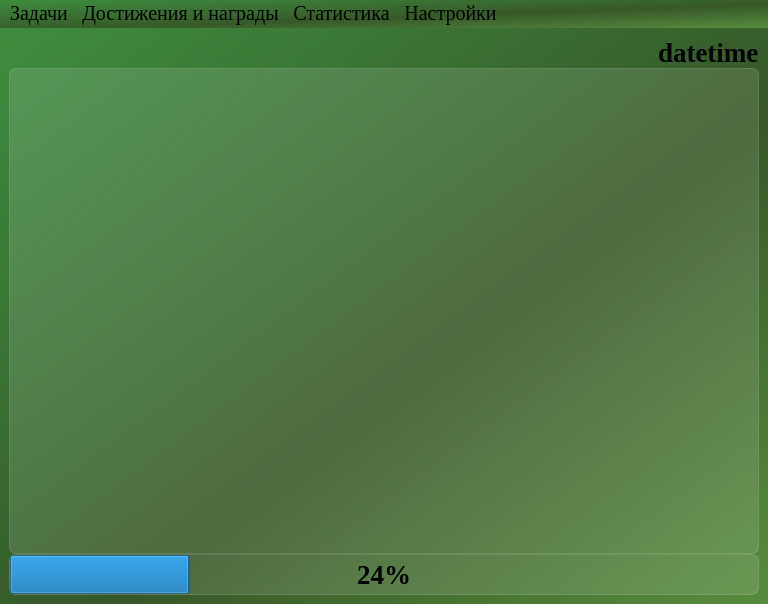
<?xml version="1.0" encoding="UTF-8"?>
<ui version="4.0">
 <class>MainWindow</class>
 <widget class="QMainWindow" name="MainWindow">
  <property name="geometry">
   <rect>
    <x>0</x>
    <y>0</y>
    <width>768</width>
    <height>604</height>
   </rect>
  </property>
  <property name="minimumSize">
   <size>
    <width>0</width>
    <height>0</height>
   </size>
  </property>
  <property name="maximumSize">
   <size>
    <width>16777215</width>
    <height>16777215</height>
   </size>
  </property>
  <property name="windowTitle">
   <string>TimeQuest</string>
  </property>
  <property name="styleSheet">
   <string notr="true">background-color: qlineargradient(spread:pad, x1:1, y1:1, x2:0, y2:0, stop:0 rgba(87, 140, 62, 255), stop:0.427447 rgba(54, 87, 39, 235), stop:1 rgba(62, 140, 63, 255));
font-family: Liberation Serif;</string>
  </property>
  <widget class="QWidget" name="centralwidget">
   <property name="maximumSize">
    <size>
     <width>16777215</width>
     <height>16777215</height>
    </size>
   </property>
   <layout class="QVBoxLayout" name="verticalLayout">
    <item>
     <layout class="QVBoxLayout" name="verticalLayout_main">
      <property name="spacing">
       <number>0</number>
      </property>
      <property name="sizeConstraint">
       <enum>QLayout::SetDefaultConstraint</enum>
      </property>
      <item>
       <layout class="QHBoxLayout" name="horizontalLayout_top" stretch="0,0,0">
        <property name="spacing">
         <number>0</number>
        </property>
        <property name="sizeConstraint">
         <enum>QLayout::SetDefaultConstraint</enum>
        </property>
        <property name="leftMargin">
         <number>0</number>
        </property>
        <item>
         <spacer name="horizontalSpacer">
          <property name="orientation">
           <enum>Qt::Horizontal</enum>
          </property>
          <property name="sizeHint" stdset="0">
           <size>
            <width>40</width>
            <height>20</height>
           </size>
          </property>
         </spacer>
        </item>
        <item>
         <widget class="QLabel" name="label_icon_datetime">
          <property name="maximumSize">
           <size>
            <width>23</width>
            <height>16777215</height>
           </size>
          </property>
          <property name="styleSheet">
           <string notr="true">font-weight: bold; 
font-size: 20pt;
background-color: none;
border: none;</string>
          </property>
          <property name="pixmap">
           <pixmap resource="../../res/icons/res-rc.qrc">:/icons/time.svg</pixmap>
          </property>
         </widget>
        </item>
        <item>
         <widget class="QLabel" name="label_datetime">
          <property name="maximumSize">
           <size>
            <width>200</width>
            <height>16777215</height>
           </size>
          </property>
          <property name="styleSheet">
           <string notr="true">font-weight: bold;
font-size: 20pt;
background-color: none;
border: none;</string>
          </property>
          <property name="text">
           <string>datetime</string>
          </property>
         </widget>
        </item>
       </layout>
      </item>
      <item>
       <layout class="QHBoxLayout" name="horizontalLayout_center">
        <item>
         <widget class="QListWidget" name="listWidget_tasks">
          <property name="styleSheet">
           <string notr="true">QListView {
font-weight: bold;
font-size: 20pt;
background-color: rgba(255, 255, 255, 30);
border: 1px solid rgba(255, 255, 255, 40);
border-radius: 7px;
}

QListView::item:selected {
border: none;
color: rgb(255, 255, 255);
background-color: rgba(255, 255, 255, 50);
}</string>
          </property>
          <property name="isWrapping" stdset="0">
           <bool>false</bool>
          </property>
          <property name="wordWrap">
           <bool>false</bool>
          </property>
         </widget>
        </item>
       </layout>
      </item>
      <item>
       <layout class="QHBoxLayout" name="horizontalLayout_down">
        <property name="spacing">
         <number>0</number>
        </property>
        <item>
         <widget class="QProgressBar" name="progressBar_done_tasks">
          <property name="minimumSize">
           <size>
            <width>0</width>
            <height>0</height>
           </size>
          </property>
          <property name="styleSheet">
           <string notr="true">background-color: rgba(255, 255, 255, 30);
border: 1px solid rgba(255, 255, 255, 40);
border-radius: 7px;
font-weight: bold;
font-size: 20pt;
text-align: center;</string>
          </property>
          <property name="value">
           <number>24</number>
          </property>
          <property name="textVisible">
           <bool>true</bool>
          </property>
         </widget>
        </item>
       </layout>
      </item>
     </layout>
    </item>
   </layout>
  </widget>
  <widget class="QMenuBar" name="menubar">
   <property name="geometry">
    <rect>
     <x>0</x>
     <y>0</y>
     <width>768</width>
     <height>22</height>
    </rect>
   </property>
   <property name="font">
    <font>
     <family>Liberation Serif</family>
     <pointsize>15</pointsize>
    </font>
   </property>
   <widget class="QMenu" name="menu_tasks">
    <property name="title">
     <string>Задачи</string>
    </property>
    <addaction name="action_add_task"/>
    <addaction name="action_delete_task"/>
   </widget>
   <widget class="QMenu" name="menu_statistic">
    <property name="title">
     <string>Статистика</string>
    </property>
    <addaction name="action_show_statistics"/>
   </widget>
   <widget class="QMenu" name="menu_settings">
    <property name="title">
     <string>Настройки</string>
    </property>
    <addaction name="action_change_theme"/>
   </widget>
   <widget class="QMenu" name="menu_achievements">
    <property name="title">
     <string>Достижения и награды</string>
    </property>
    <addaction name="action_list_achievements"/>
   </widget>
   <addaction name="menu_tasks"/>
   <addaction name="menu_achievements"/>
   <addaction name="menu_statistic"/>
   <addaction name="menu_settings"/>
  </widget>
  <action name="action_add_task">
   <property name="text">
    <string>Добавить задачу</string>
   </property>
  </action>
  <action name="action_list_achievements">
   <property name="text">
    <string>Список достижений</string>
   </property>
  </action>
  <action name="action_show_statistics">
   <property name="text">
    <string>Просмотр статистики</string>
   </property>
  </action>
  <action name="action_change_theme">
   <property name="text">
    <string>Сменить тему приложения</string>
   </property>
  </action>
  <action name="action_delete_task">
   <property name="text">
    <string>Удалить задачу</string>
   </property>
  </action>
 </widget>
 <tabstops>
  <tabstop>listWidget_tasks</tabstop>
 </tabstops>
 <resources>
  <include location="../../res/icons/res-rc.qrc"/>
  <include location="../../res/icons/res-rc.qrc"/>
 </resources>
 <connections/>
</ui>
